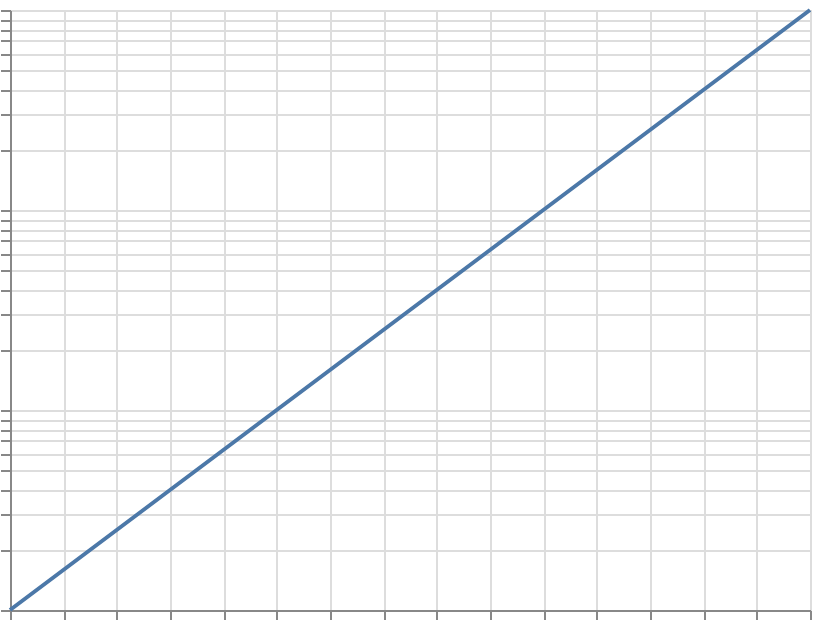

Vega-Lite specification for this chart:
### Vega-Lite specification from a JSON file in a GitHub repository (floating-point values rounded to 4 significant figures)
{"$schema": "https://vega.github.io/schema/vega-lite/v6.json", "width": 400, "height": 300, "padding": 5, "autosize": "none", "data": {"name": "table", "values": [{"x": 1, "y": 1}, {"x": 2, "y": 10}, {"x": 3, "y": 100}, {"x": 4, "y": 1000}]}, "mark": "line", "encoding": {"x": {"field": "x", "type": "quantitative"}, "y": {"field": "y", "type": "quantitative", "scale": {"type": "log"}}}}
